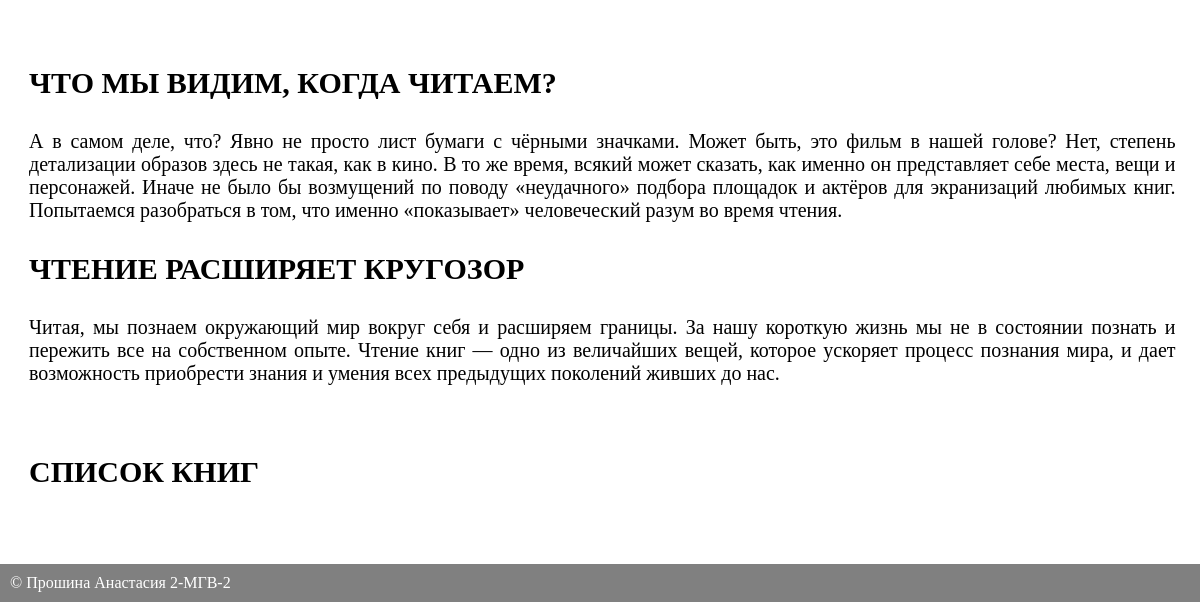
Before: /state/ (lower part) with the older database file.
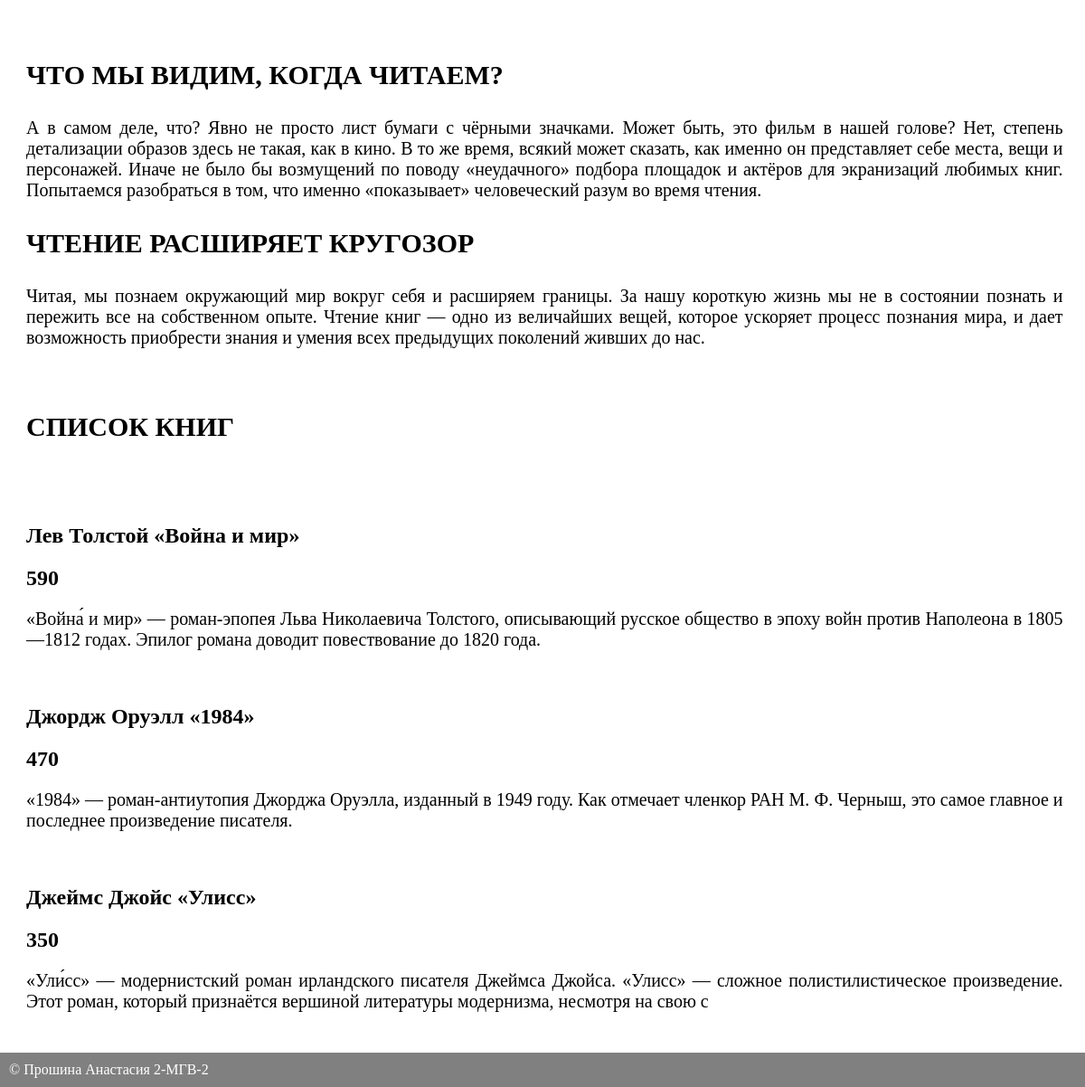
After: the same page with the newer database file.
### catalog/models.py (models this page shows, shortened)
class Product(models.Model):
    name = models.CharField(max_length=40, blank=False)
    price = models.IntegerField(default=0)
    description = models.CharField(max_length=200)

### catalog/views.py (the view)
# urls.py: path('', state_page),
def state_page(request):
    products = Product.objects.all()
    title = "Статья"
    data = {"menu":MENU, "title": title, "products": products}
    return render(request,"./state.html", context=data)

### templates/state.html (shortened to what this page needs)
{% extends 'base.html' %}
{% block content %}
    <div class="col-lg"></div>
    <div class="col-lg-12">
    <h3><b>ЧТО МЫ ВИДИМ, КОГДА ЧИТАЕМ?</b></h3>
<p3>А в самом деле, что? Явно не просто лист бумаги с чёрными значками.
Может быть, это фильм в нашей голове? Нет, степень детализации образов здесь не такая, как в кино. В то же время, всякий может сказать, как именно он представляет себе места, вещи и персонажей. Иначе не было бы возмущений по поводу «неудачного» подбора площадок и актёров для экранизаций любимых книг.
Попытаемся разобраться в том, что именно «показывает» человеческий разум во время чтения.</p3>
<h3><b>ЧТЕНИЕ РАСШИРЯЕТ КРУГОЗОР</b></h3>
<p3>Читая, мы познаем окружающий мир вокруг себя и расширяем границы. За нашу короткую жизнь мы не в состоянии познать и пережить все на собственном опыте.
Чтение книг — одно из величайших вещей, которое ускоряет процесс познания мира,
и дает возможность приобрести знания и умения всех предыдущих поколений живших до нас.<p3>
	</div>
<div class="col-lg-12">
    <h3><b>СПИСОК КНИГ</b></h3>
	</div>
{% for el in products %}
<div class="col-lg-12">
    	<h2>{{el.name}}</h2>
	<h2>{{el.price}}</h2>
	<p2>{{el.description}}</p2>
</div>
{% endfor %}
 {% endblock %}

Changed rows visible on the page:
added Product: name "Лев Толстой «Война и мир»", price "590", description "«Война́ и мир» — роман-эпопея Льва Николаевича Толстого, описывающий русское общество в эпоху войн против Наполеона в 1805—1812 годах. Эпилог романа доводит повествование до 1820 года."
added Product: name "Джордж Оруэлл «1984»", price "470", description "«1984» — роман-антиутопия Джорджа Оруэлла, изданный в 1949 году. Как отмечает членкор РАН М. Ф. Черныш, это самое главное и последнее произведение писателя."
added Product: name "Джеймс Джойс «Улисс»", price "350", description "«Ули́сс» — модернистский роман ирландского писателя Джеймса Джойса. «Улисс» — сложное полистилистическое произведение. Этот роман, который признаётся вершиной литературы модернизма, несмотря на свою с"
